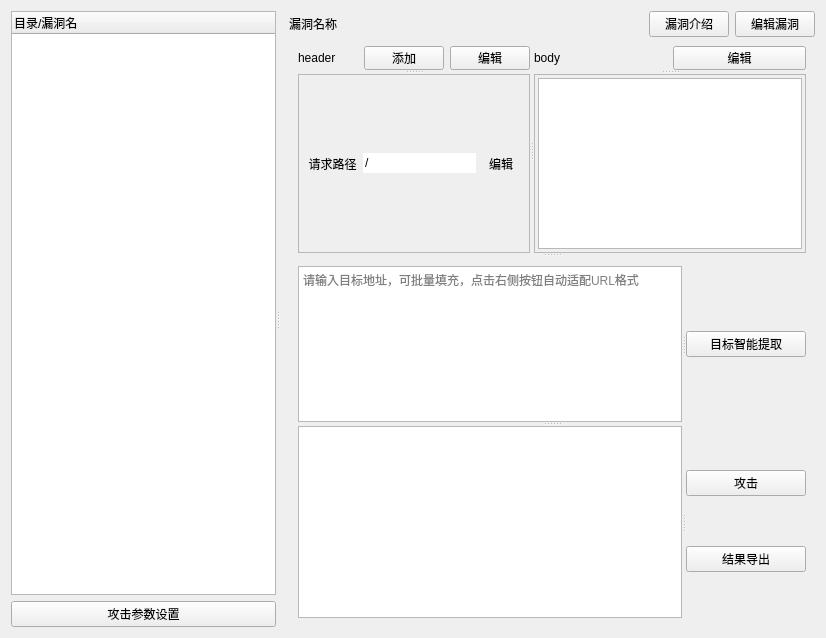
<?xml version="1.0" encoding="UTF-8"?>
<ui version="4.0">
 <class>Form</class>
 <widget class="QWidget" name="Form">
  <property name="geometry">
   <rect>
    <x>0</x>
    <y>0</y>
    <width>826</width>
    <height>638</height>
   </rect>
  </property>
  <property name="windowTitle">
   <string>VulR</string>
  </property>
  <layout class="QGridLayout" name="gridLayout">
   <item row="0" column="1">
    <widget class="QWidget" name="main_window" native="true">
     <layout class="QHBoxLayout" name="horizontalLayout_3">
      <property name="spacing">
       <number>0</number>
      </property>
      <property name="leftMargin">
       <number>0</number>
      </property>
      <property name="topMargin">
       <number>0</number>
      </property>
      <property name="rightMargin">
       <number>0</number>
      </property>
      <property name="bottomMargin">
       <number>0</number>
      </property>
      <item>
       <widget class="QSplitter" name="splitter_list_and_detail">
        <property name="orientation">
         <enum>Qt::Horizontal</enum>
        </property>
        <widget class="QWidget" name="widget_detail" native="true">
         <property name="sizePolicy">
          <sizepolicy hsizetype="Maximum" vsizetype="Preferred">
           <horstretch>0</horstretch>
           <verstretch>0</verstretch>
          </sizepolicy>
         </property>
         <layout class="QGridLayout" name="gridLayout_8">
          <property name="leftMargin">
           <number>0</number>
          </property>
          <property name="topMargin">
           <number>0</number>
          </property>
          <property name="rightMargin">
           <number>0</number>
          </property>
          <property name="bottomMargin">
           <number>0</number>
          </property>
          <item row="0" column="0">
           <widget class="QTreeWidget" name="select_vul">
            <property name="sizePolicy">
             <sizepolicy hsizetype="MinimumExpanding" vsizetype="Expanding">
              <horstretch>0</horstretch>
              <verstretch>0</verstretch>
             </sizepolicy>
            </property>
            <column>
             <property name="text">
              <string notr="true">目录/漏洞名</string>
             </property>
            </column>
           </widget>
          </item>
          <item row="1" column="0">
           <widget class="QPushButton" name="pushButton_attack_setting">
            <property name="text">
             <string>攻击参数设置</string>
            </property>
           </widget>
          </item>
         </layout>
        </widget>
        <widget class="QWidget" name="widget_list" native="true">
         <property name="sizePolicy">
          <sizepolicy hsizetype="Expanding" vsizetype="Preferred">
           <horstretch>0</horstretch>
           <verstretch>0</verstretch>
          </sizepolicy>
         </property>
         <layout class="QGridLayout" name="gridLayout_6">
          <property name="leftMargin">
           <number>9</number>
          </property>
          <property name="topMargin">
           <number>0</number>
          </property>
          <property name="bottomMargin">
           <number>0</number>
          </property>
          <property name="verticalSpacing">
           <number>0</number>
          </property>
          <item row="0" column="0">
           <widget class="QLabel" name="label_vul_name">
            <property name="sizePolicy">
             <sizepolicy hsizetype="Minimum" vsizetype="Preferred">
              <horstretch>0</horstretch>
              <verstretch>0</verstretch>
             </sizepolicy>
            </property>
            <property name="text">
             <string>漏洞名称</string>
            </property>
           </widget>
          </item>
          <item row="0" column="1">
           <widget class="QPushButton" name="pushButton_introduction">
            <property name="sizePolicy">
             <sizepolicy hsizetype="Maximum" vsizetype="Fixed">
              <horstretch>0</horstretch>
              <verstretch>0</verstretch>
             </sizepolicy>
            </property>
            <property name="text">
             <string>漏洞介绍</string>
            </property>
           </widget>
          </item>
          <item row="0" column="2">
           <widget class="QPushButton" name="pushButton_modify_vul">
            <property name="sizePolicy">
             <sizepolicy hsizetype="Maximum" vsizetype="Fixed">
              <horstretch>0</horstretch>
              <verstretch>0</verstretch>
             </sizepolicy>
            </property>
            <property name="text">
             <string>编辑漏洞</string>
            </property>
           </widget>
          </item>
          <item row="1" column="0" colspan="3">
           <widget class="QSplitter" name="splitter_header_and_request">
            <property name="orientation">
             <enum>Qt::Vertical</enum>
            </property>
            <widget class="QStackedWidget" name="stackedWidget">
             <property name="sizePolicy">
              <sizepolicy hsizetype="Preferred" vsizetype="Expanding">
               <horstretch>0</horstretch>
               <verstretch>0</verstretch>
              </sizepolicy>
             </property>
             <property name="currentIndex">
              <number>0</number>
             </property>
             <widget class="QWidget" name="stackedWidgetPage1">
              <layout class="QGridLayout" name="gridLayout_4">
               <property name="topMargin">
                <number>9</number>
               </property>
               <property name="bottomMargin">
                <number>0</number>
               </property>
               <item row="0" column="0">
                <widget class="QSplitter" name="splitter_header_and_body">
                 <property name="orientation">
                  <enum>Qt::Horizontal</enum>
                 </property>
                 <widget class="QSplitter" name="splitter_header">
                  <property name="orientation">
                   <enum>Qt::Vertical</enum>
                  </property>
                  <widget class="QWidget" name="widget_header_label" native="true">
                   <property name="sizePolicy">
                    <sizepolicy hsizetype="Preferred" vsizetype="Maximum">
                     <horstretch>0</horstretch>
                     <verstretch>0</verstretch>
                    </sizepolicy>
                   </property>
                   <property name="maximumSize">
                    <size>
                     <width>16777215</width>
                     <height>24</height>
                    </size>
                   </property>
                   <layout class="QHBoxLayout" name="horizontalLayout">
                    <property name="leftMargin">
                     <number>0</number>
                    </property>
                    <property name="topMargin">
                     <number>0</number>
                    </property>
                    <property name="rightMargin">
                     <number>0</number>
                    </property>
                    <property name="bottomMargin">
                     <number>0</number>
                    </property>
                    <item>
                     <widget class="QLabel" name="label_header">
                      <property name="sizePolicy">
                       <sizepolicy hsizetype="Preferred" vsizetype="Maximum">
                        <horstretch>0</horstretch>
                        <verstretch>0</verstretch>
                       </sizepolicy>
                      </property>
                      <property name="text">
                       <string>header</string>
                      </property>
                     </widget>
                    </item>
                    <item>
                     <widget class="QPushButton" name="pushButton_add_header">
                      <property name="sizePolicy">
                       <sizepolicy hsizetype="Minimum" vsizetype="Maximum">
                        <horstretch>0</horstretch>
                        <verstretch>0</verstretch>
                       </sizepolicy>
                      </property>
                      <property name="text">
                       <string>添加</string>
                      </property>
                     </widget>
                    </item>
                    <item>
                     <widget class="QPushButton" name="pushButton_edit_header">
                      <property name="sizePolicy">
                       <sizepolicy hsizetype="Minimum" vsizetype="Maximum">
                        <horstretch>0</horstretch>
                        <verstretch>0</verstretch>
                       </sizepolicy>
                      </property>
                      <property name="text">
                       <string>编辑</string>
                      </property>
                     </widget>
                    </item>
                   </layout>
                  </widget>
                  <widget class="QScrollArea" name="scrollArea_header">
                   <property name="sizePolicy">
                    <sizepolicy hsizetype="Expanding" vsizetype="MinimumExpanding">
                     <horstretch>6</horstretch>
                     <verstretch>0</verstretch>
                    </sizepolicy>
                   </property>
                   <property name="widgetResizable">
                    <bool>true</bool>
                   </property>
                   <widget class="QWidget" name="scrollAreaWidgetContents_header">
                    <property name="geometry">
                     <rect>
                      <x>0</x>
                      <y>0</y>
                      <width>245</width>
                      <height>177</height>
                     </rect>
                    </property>
                    <property name="sizePolicy">
                     <sizepolicy hsizetype="Preferred" vsizetype="Preferred">
                      <horstretch>0</horstretch>
                      <verstretch>0</verstretch>
                     </sizepolicy>
                    </property>
                    <layout class="QGridLayout" name="gridLayout_3">
                     <item row="0" column="1">
                      <widget class="QLineEdit" name="lineEdit_req_path">
                       <property name="text">
                        <string>/</string>
                       </property>
                       <property name="frame">
                        <bool>false</bool>
                       </property>
                       <property name="readOnly">
                        <bool>true</bool>
                       </property>
                      </widget>
                     </item>
                     <item row="0" column="2">
                      <widget class="QToolButton" name="toolButton_req_path">
                       <property name="text">
                        <string>编辑</string>
                       </property>
                       <property name="autoRaise">
                        <bool>true</bool>
                       </property>
                      </widget>
                     </item>
                     <item row="0" column="0">
                      <widget class="QLabel" name="label_req_path">
                       <property name="maximumSize">
                        <size>
                         <width>80</width>
                         <height>16777215</height>
                        </size>
                       </property>
                       <property name="text">
                        <string>请求路径</string>
                       </property>
                       <property name="alignment">
                        <set>Qt::AlignCenter</set>
                       </property>
                      </widget>
                     </item>
                    </layout>
                   </widget>
                  </widget>
                 </widget>
                 <widget class="QSplitter" name="splitter_body">
                  <property name="orientation">
                   <enum>Qt::Vertical</enum>
                  </property>
                  <widget class="QWidget" name="widget_body_label" native="true">
                   <property name="sizePolicy">
                    <sizepolicy hsizetype="Preferred" vsizetype="Maximum">
                     <horstretch>0</horstretch>
                     <verstretch>0</verstretch>
                    </sizepolicy>
                   </property>
                   <property name="maximumSize">
                    <size>
                     <width>16777215</width>
                     <height>24</height>
                    </size>
                   </property>
                   <layout class="QHBoxLayout" name="horizontalLayout_2">
                    <property name="leftMargin">
                     <number>0</number>
                    </property>
                    <property name="topMargin">
                     <number>0</number>
                    </property>
                    <property name="rightMargin">
                     <number>0</number>
                    </property>
                    <property name="bottomMargin">
                     <number>0</number>
                    </property>
                    <item>
                     <widget class="QLabel" name="label_body">
                      <property name="text">
                       <string>body</string>
                      </property>
                     </widget>
                    </item>
                    <item>
                     <widget class="QPushButton" name="pushButton_edit_body">
                      <property name="sizePolicy">
                       <sizepolicy hsizetype="Minimum" vsizetype="Maximum">
                        <horstretch>0</horstretch>
                        <verstretch>0</verstretch>
                       </sizepolicy>
                      </property>
                      <property name="text">
                       <string>编辑</string>
                      </property>
                     </widget>
                    </item>
                   </layout>
                  </widget>
                  <widget class="QScrollArea" name="scrollArea_body">
                   <property name="sizePolicy">
                    <sizepolicy hsizetype="Expanding" vsizetype="Expanding">
                     <horstretch>10</horstretch>
                     <verstretch>0</verstretch>
                    </sizepolicy>
                   </property>
                   <property name="widgetResizable">
                    <bool>true</bool>
                   </property>
                   <widget class="QWidget" name="scrollAreaWidgetContents_body">
                    <property name="geometry">
                     <rect>
                      <x>0</x>
                      <y>0</y>
                      <width>257</width>
                      <height>177</height>
                     </rect>
                    </property>
                    <layout class="QGridLayout" name="gridLayout_2">
                     <property name="leftMargin">
                      <number>3</number>
                     </property>
                     <property name="topMargin">
                      <number>3</number>
                     </property>
                     <property name="rightMargin">
                      <number>3</number>
                     </property>
                     <property name="bottomMargin">
                      <number>3</number>
                     </property>
                     <item row="0" column="0">
                      <widget class="QPlainTextEdit" name="plainTextEdit_body">
                       <property name="readOnly">
                        <bool>true</bool>
                       </property>
                      </widget>
                     </item>
                    </layout>
                   </widget>
                  </widget>
                 </widget>
                </widget>
               </item>
              </layout>
             </widget>
             <widget class="QWidget" name="stackedWidgetPage2"/>
            </widget>
            <widget class="QStackedWidget" name="stackedWidget">
             <property name="currentIndex">
              <number>0</number>
             </property>
             <widget class="QWidget" name="page">
              <layout class="QGridLayout" name="gridLayout_5">
               <item row="0" column="0">
                <widget class="QSplitter" name="splitter_request_input">
                 <property name="orientation">
                  <enum>Qt::Vertical</enum>
                 </property>
                 <widget class="QSplitter" name="splitter_target">
                  <property name="orientation">
                   <enum>Qt::Horizontal</enum>
                  </property>
                  <widget class="QPlainTextEdit" name="plainTextEdit_target">
                   <property name="sizePolicy">
                    <sizepolicy hsizetype="Expanding" vsizetype="Maximum">
                     <horstretch>0</horstretch>
                     <verstretch>0</verstretch>
                    </sizepolicy>
                   </property>
                   <property name="placeholderText">
                    <string>请输入目标地址，可批量填充，点击右侧按钮自动适配URL格式</string>
                   </property>
                  </widget>
                  <widget class="QWidget" name="widget_request_button_deal" native="true">
                   <property name="sizePolicy">
                    <sizepolicy hsizetype="Preferred" vsizetype="Expanding">
                     <horstretch>0</horstretch>
                     <verstretch>0</verstretch>
                    </sizepolicy>
                   </property>
                   <property name="minimumSize">
                    <size>
                     <width>100</width>
                     <height>0</height>
                    </size>
                   </property>
                   <layout class="QVBoxLayout" name="verticalLayout_4">
                    <item>
                     <widget class="QPushButton" name="pushButton_target_deal">
                      <property name="text">
                       <string>目标智能提取</string>
                      </property>
                     </widget>
                    </item>
                   </layout>
                  </widget>
                 </widget>
                 <widget class="QSplitter" name="splitter_request">
                  <property name="orientation">
                   <enum>Qt::Horizontal</enum>
                  </property>
                  <widget class="QListWidget" name="listWidget_result">
                   <property name="sizePolicy">
                    <sizepolicy hsizetype="Expanding" vsizetype="MinimumExpanding">
                     <horstretch>0</horstretch>
                     <verstretch>0</verstretch>
                    </sizepolicy>
                   </property>
                  </widget>
                  <widget class="QWidget" name="widget_request_button_control" native="true">
                   <property name="sizePolicy">
                    <sizepolicy hsizetype="Preferred" vsizetype="Expanding">
                     <horstretch>0</horstretch>
                     <verstretch>0</verstretch>
                    </sizepolicy>
                   </property>
                   <property name="minimumSize">
                    <size>
                     <width>100</width>
                     <height>0</height>
                    </size>
                   </property>
                   <layout class="QVBoxLayout" name="verticalLayout">
                    <item>
                     <widget class="QPushButton" name="pushButton_attack">
                      <property name="text">
                       <string>攻击</string>
                      </property>
                     </widget>
                    </item>
                    <item>
                     <widget class="QPushButton" name="pushButton_export_result">
                      <property name="text">
                       <string>结果导出</string>
                      </property>
                     </widget>
                    </item>
                   </layout>
                  </widget>
                 </widget>
                </widget>
               </item>
              </layout>
             </widget>
             <widget class="QWidget" name="page_2"/>
            </widget>
           </widget>
          </item>
         </layout>
        </widget>
       </widget>
      </item>
     </layout>
    </widget>
   </item>
  </layout>
 </widget>
 <resources/>
 <connections/>
</ui>
